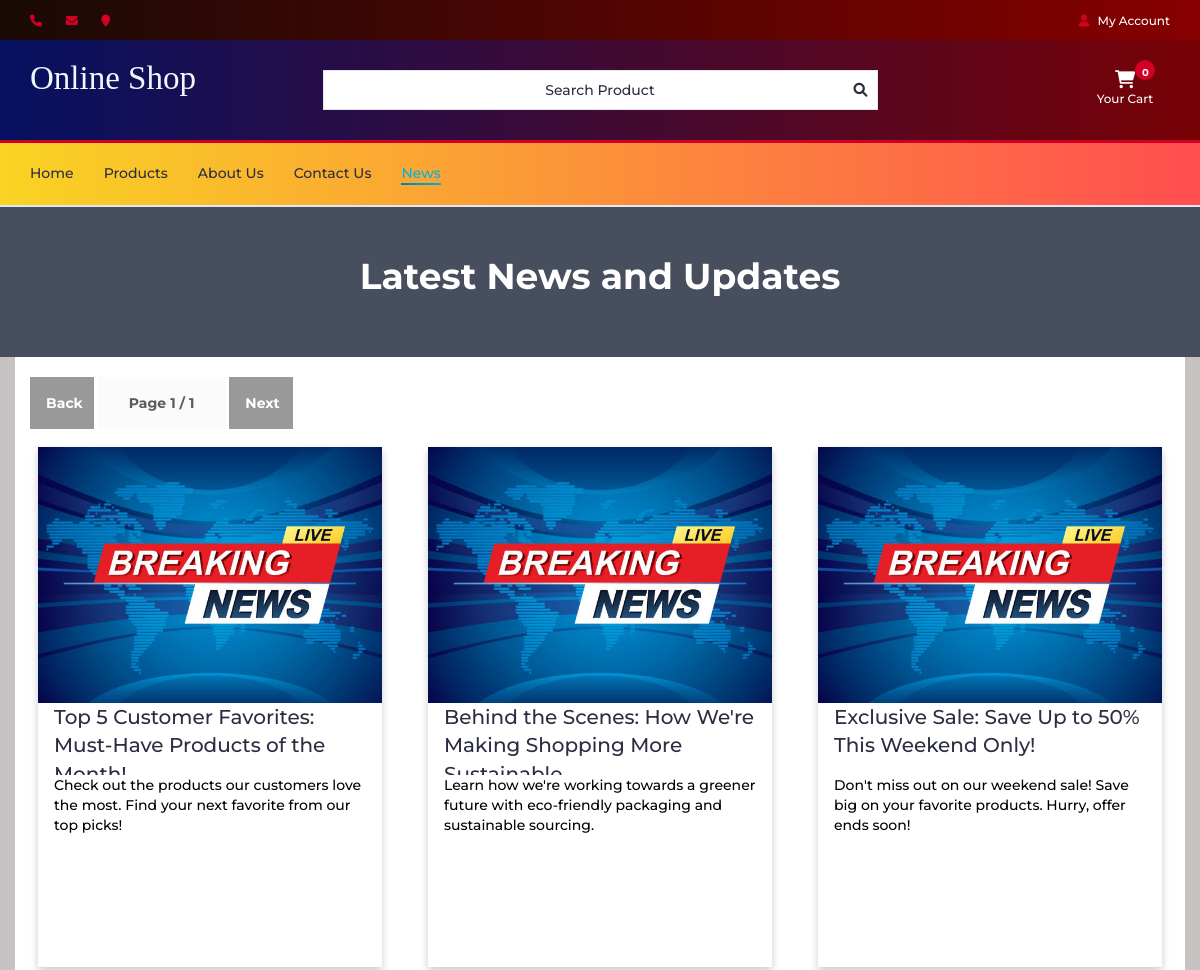
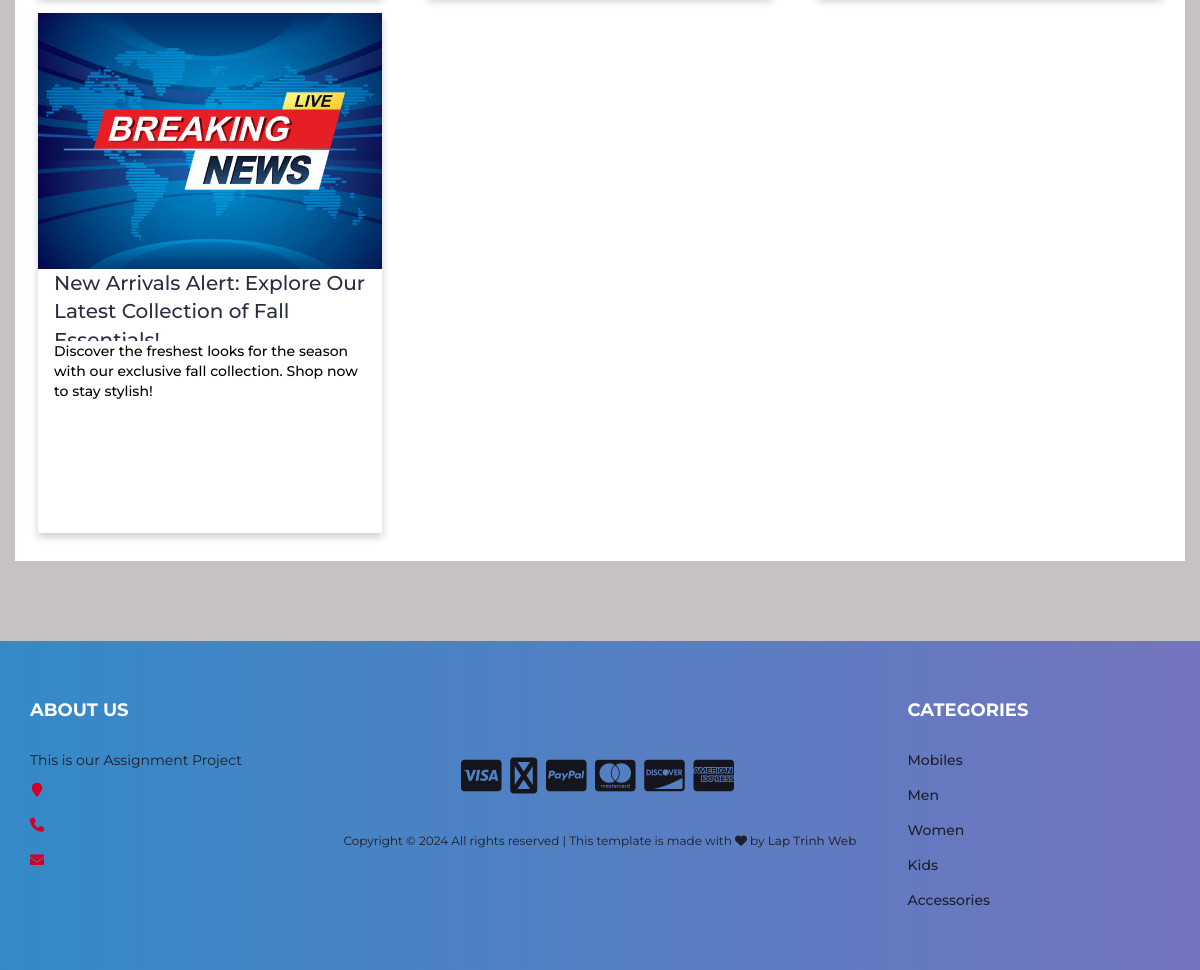
The app's page /news, older data (2 pictures, top to bottom).
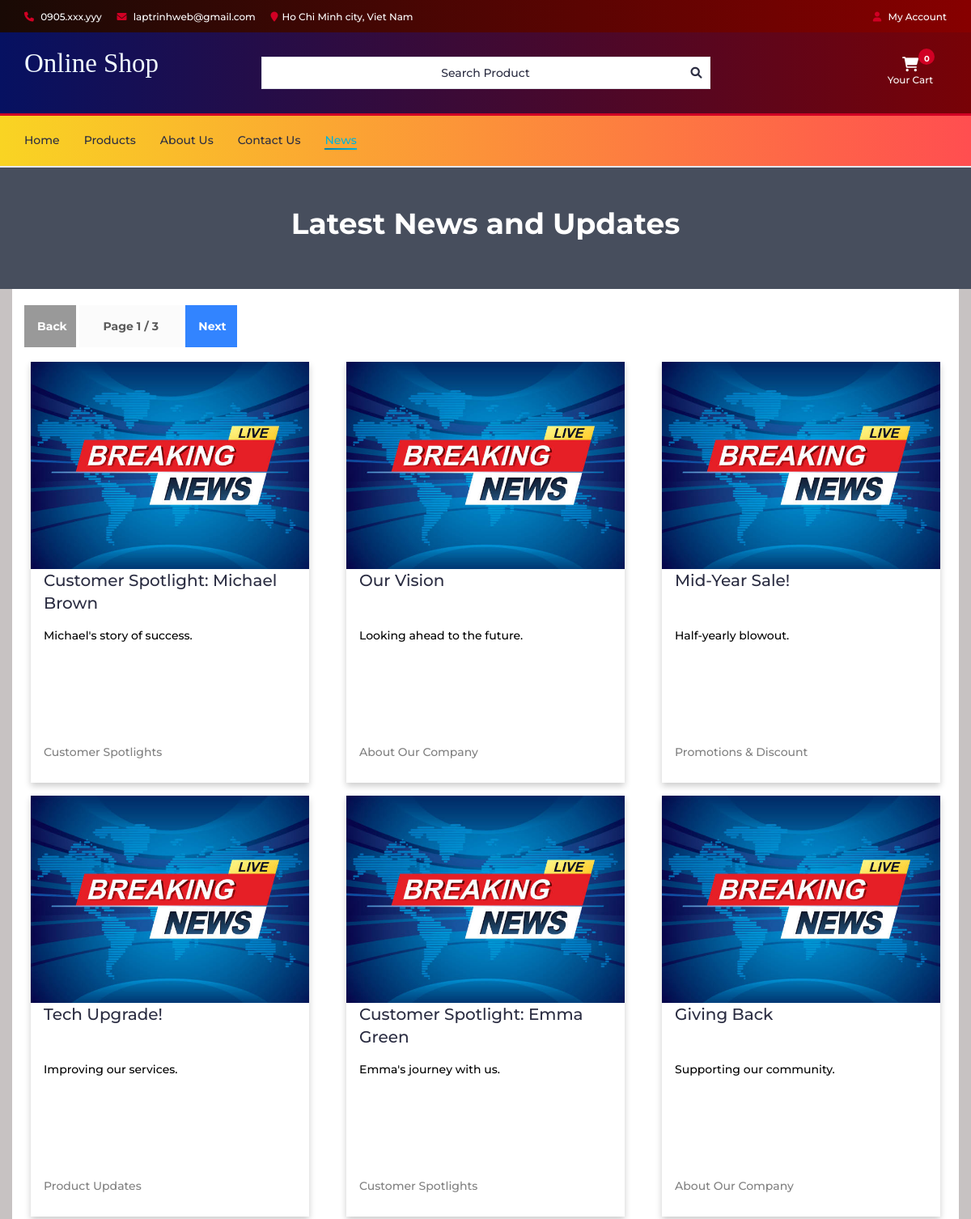
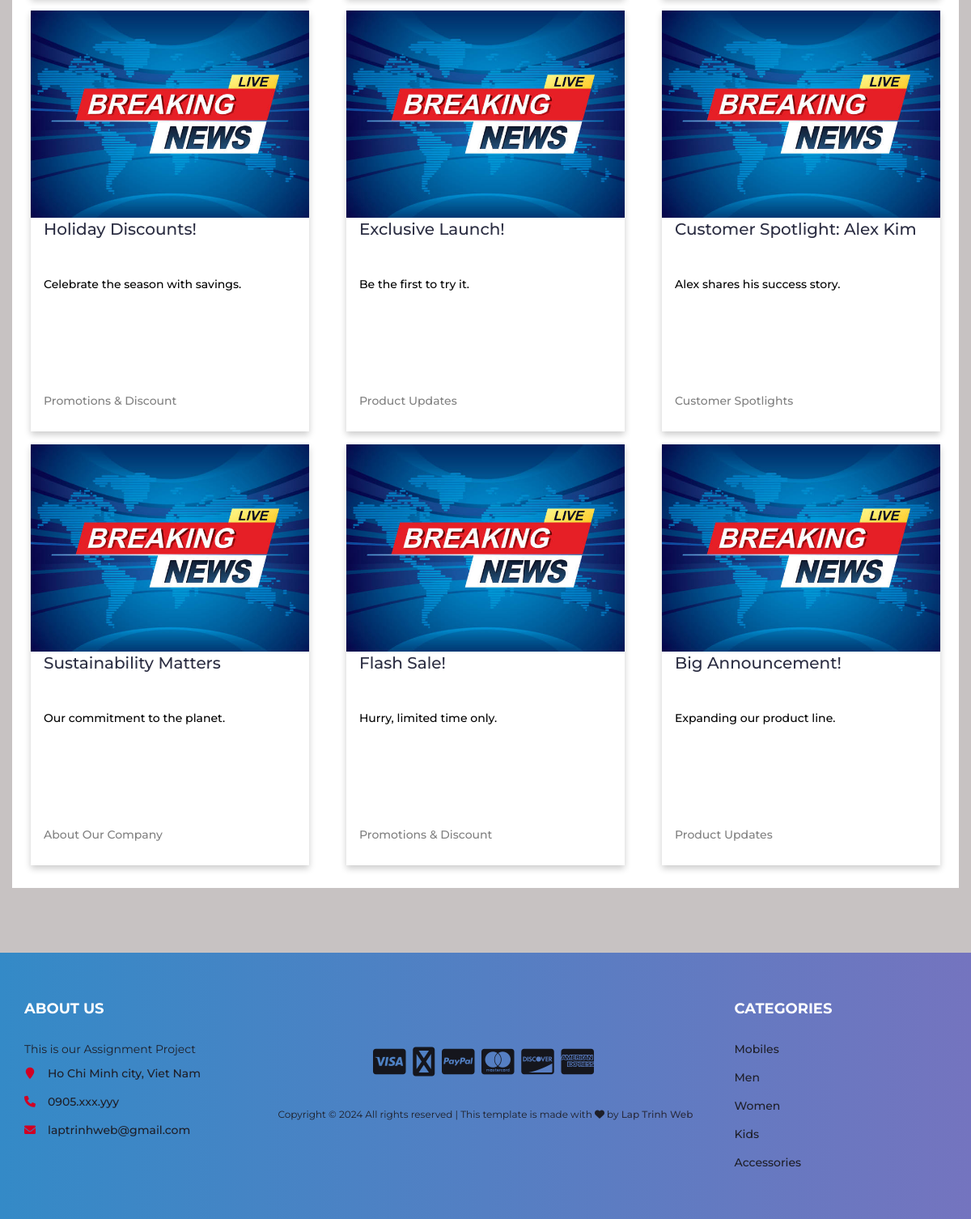
The same page, newer data (2 pictures, top to bottom).
### tables this page shows
CREATE TABLE `news` (
    `id` int(11) NOT NULL,
    `title` varchar(255) DEFAULT NULL,
    `subtitle` varchar(255) DEFAULT NULL,
    `content` varchar(8191) DEFAULT NULL,
    `img` varchar(255) DEFAULT NULL,
    `category` varchar(63) NOT NULL,
    `uploaddate` date NOT NULL
);

CREATE TABLE about_info (
    about_id INT AUTO_INCREMENT primary KEY,
    phone_num TEXT,
    email TEXT,
    location TEXT
);

### controllers/newsController.php (called while the page is built)
<?php
class NewsController {
    private $model;
    public function __construct()
    {
        require_once 'models/NewsModel.php';
        $this->model = new NewsModel();
    }
    public function index($N)
    {
        $npage = ceil($this->model->len() / 12);
        $start = max(0, ($N - 1) * 12);
        $end = min($N * 12, $this->model->len());
        $curpage = ceil($end / 12);
        $news = $this->model->getNewsData($start, $end - $start);
        include 'views/news.php';
    }
}
?>

### index.php (called while the page is built, shortened)
<?php
require_once("routes/index.php");
?>

### models/Model.php (called while the page is built, shortened)
<?php
    class Model {
        public function __construct()
        {
            include ROOT_PATH.'/config/db.php';
            $this->db = $con;
        }
    }
?>

### models/newsModel.php (called while the page is built, shortened)
<?php
require_once('Model.php');
class NewsModel extends Model {
    public function len()
    {
        $stmt = $this->db->prepare("SELECT * FROM `news`");
        $stmt->execute();
        $result = $stmt->get_result();
        return mysqli_num_rows($result);
    }
    public function getNewsData($start, $len)
    {
        $stmt = $this->db->prepare("SELECT * FROM news ORDER BY id desc LIMIT $len OFFSET $start");
        $stmt->execute();
        $result = $stmt->get_result();
        $news_data = $result->fetch_all(MYSQLI_ASSOC);
        return $news_data;
    }
}
?>

### views/news.php (the view, shortened to what the rows shown need)
<?php include ROOT_PATH . "/views/layouts/header.php"; ?>
<link type="text/css" rel="stylesheet" href="public/css/news.css" />
<link type="text/css" rel="stylesheet" href="public/css/aboutUs.css" />
<div class="bigwrapper">
    <div class="about-section">
        <h1 class="about-us-title">Latest News and Updates</h1>
    </div>
    <div class="container about-content">
        <section class="row" id="news-list">
            <?php if (!isset($news) || empty($news)): ?>
                <div class='col-sm-12'>
                    <div class="alert alert-danger m-auto text-center w-100" role="alert">
                        Sorry... Our store currently has no news available
                    </div>
                </div>
            <?php else: ?>
                <div class="col-md-12">
                    <br>
                    <button id="back-btn" onclick="setSessionCookie(<?php echo ($curpage - 1); ?>)"
                        class="btn-back-and-forth">Back</button>
                    <button class="page-num" disabled="true">Page <?php echo $curpage ?> / <?php echo $npage ?></button>
                    <button id="forth-btn" onclick="setSessionCookie(<?php echo ($curpage + 1); ?>)"
                        class="btn-back-and-forth">Next</button>
                    <br>
                </div>
                <?php foreach ($news as $dummy):
                    $news_id = $dummy['id'];
                    $news_title = $dummy['title'];
                    $news_subtitle = $dummy['subtitle'];
                    $news_image = $dummy['img'];
                    $news_category = $dummy['category'];
                    ?>
                    <a href="#" onclick="<?php echo ("showNews($news_id);"); ?>">
                        <div class="col-md-4">
                            <div class="card">
                                <img src="public/img/<?php echo $news_image ?>" alt="News Image"
                                    style="width:100%; height:32vh;">
                                <div class="wrapper">
                                    <div class="news-title">
                                        <p><?php echo $news_title ?></p>
                                    </div>
                                    <div class="news-subtitle">
                                        <p><?php echo $news_subtitle ?></p>
                                    </div>
                                    <div class="news-category">
                                        <p><?php echo $news_category ?></p>
                                    </div>
                                </div>
                            </div>
                        </div>
                    </a>
                <?php endforeach; ?>
            <?php endif; ?>
            <div class="col-md-12">
                <br>
            </div>
        </section>
    </div>
</div>
<?php include ROOT_PATH . "/views/layouts/footer.php"; ?>
</body>
</html>

### views/layouts/header.php (shortened to what the rows shown need)
<!DOCTYPE html>
<html lang="en">
<head>
    <link type="text/css" rel="stylesheet" href="public/css/bootstrap.min.css" />
    <link rel="stylesheet" type="text/css" href="https://cdn.jsdelivr.net/npm/slick-carousel@1.8.1/slick/slick.css" />
    <link type="text/css" rel="stylesheet" href="public/css/nouislider.min.css" />
    <link rel="stylesheet" href="public/css/font-awesome.min.css">
    <link type="text/css" rel="stylesheet" href="public/css/style.css" />
    <link type="text/css" rel="stylesheet" href="public/css/accountbtn.css" />
    <link href="https://cdnjs.cloudflare.com/ajax/libs/font-awesome/6.0.0-beta3/css/all.min.css" rel="stylesheet">
    <link rel="stylesheet" href="https://cdnjs.cloudflare.com/ajax/libs/noUiSlider/15.6.1/nouislider.min.css">
</head>
<body>
    <?php
    $con = new mysqli('localhost', 'root', '', 'onlineshop');
    $stmt = $con->prepare("SELECT * FROM about_info");
    $stmt->execute();
    $result = $stmt->get_result();
    $about = $result->fetch_assoc();
    ?>
    <header>
        <div id="top-header">
            <div class="container">
                <ul class="header-links pull-left">
                    <li><a href="#"><i class="fa fa-phone"></i> <?php echo $about['phone_num'] ?></a></li>
                    <li><a href="#"><i class="fa fa-envelope-o"></i> <?php echo $about['email'] ?></a></li>
                    <li><a href="#"><i class="fa fa-map-marker"></i><?php echo $about['location'] ?></a></li>
                </ul>
                <ul class="header-links pull-right">
                    <li><?php
                    include_once ROOT_PATH . "/config/db.php";
                    if (isset($_COOKIE["uid"]) || isset($_SESSION["uid"])) {
                        if (!isset($_SESSION["uid"])) {
                            $_SESSION["uid"] = $_COOKIE["uid"];
                            $_SESSION["name"] = $_COOKIE["name"];
                        }
                        $sql = "SELECT first_name FROM user_info WHERE user_id='$_SESSION[uid]'";
                        $query = mysqli_query($con, $sql);
                        $row = mysqli_fetch_array($query);
                        echo '
                               <div class="dropdownn">
                                  <a href="#" class="dropdownn" data-toggle="modal" data-target="#myModal" ><i class="fa fa-user-o"></i> HI ' . $row["first_name"] . '</a>
                                  <div class="dropdownn-content">
                                    <a href="/user_info" ><i class="fa fa-user-circle" aria-hidden="true" ></i>My Profile</a>
                                    <a href="/orders" ><i class="fa-solid fa-bag-shopping" aria-hidden="true" ></i>My Orders</a>
                                    <form method="post"  class="inline dropdown">
                                        <input type="hidden" name="logout" value="logout">
                                        <button type="submit" name="submit_param" value="submit_value" class="link-button">
                                            <i class="fa fa-sign-in" aria-hidden="true"></i>Log out
                                         </button>
                                    </form>
                                  </div>
                                </div>';
                    } else {
                        echo '
                                <div class="dropdownn">
                                  <a href="#" class="dropdownn" data-toggle="modal" data-target="#myModal" ><i class="fa fa-user-o"></i> My Account</a>
								  <div class="dropdownn-content">
								  	<a href="admin/login" ><i class="fa fa-user" aria-hidden="true" ></i>Admin</a>
                                   <a href="/login" ><i class="fa fa-sign-in" aria-hidden="true" ></i>Login</a>
                                    <a href="/register" ><i class="fa fa-user-plus" aria-hidden="true"></i>Register</a>
                                  </div>
                                </div>';
                    }
                    ?>
                    </li>
                </ul>
            </div>
        </div>
        <div id="header">
            <div class="container">
                <div class="row">
                    <div class="col-md-3">
                        <div class="header-logo">
                            <a href="/" class="logo">
                                <font style="font-style:normal; font-size: 33px;color: aliceblue;font-family: serif">
                                    Online Shop
                                </font>
                            </a>
                        </div>
                    </div>
                    <div class="col-md-6">
                        <div class="header-search" style="display: flex; position: relative">
                            <a class="input" id="search" href="store"
                                style="cursor:pointer ;display: flex; justify-content: center; align-items: center;"
                                type="text" placeholder="">
                                Search Product
                                <i class="fa fa-magnifying-glass"
                                    style="position: absolute; right: 10px; top: 50%; transform: translateY(-50%)"></i>
                            </a>
                        </div>
                    </div>
                    <div class="col-md-3 clearfix">
                        <div class="header-ctn">
                            <?php include 'cart_popup.php' ?>
                        </div>
                    </div>
                </div>
            </div>
        </div>
    </header>
    <nav id='navigation'>
        <div class="container" id="get_category_home">
            <?php
            $current_page = $_SERVER['REQUEST_URI'];
            echo "
				<div id='responsive-nav'>
					<ul class='main-nav nav navbar-nav'>
						<li class='" . ($current_page == '/' ? 'active' : '') . "'><a href='/'>Home</a></li>
						<li class='" . ($current_page == '/store' ? 'active' : '') . "'><a href='/store '>Products</a></li>
						<li class='" . ($current_page == '/about_us' ? 'active' : '') . "'><a href='/about_us'>About Us</a></li>
						<li class='" . ($current_page == '/contact_us' ? 'active' : '') . "'><a href='/contact_us'>Contact Us</a></li>
						<li class='" . ($current_page == '/news' ? 'active' : '') . "'><a href='/news'>News</a></li>
					</ul>
				</div>
                "
                ?>
        </div>
    </nav>

### views/layouts/footer.php (shortened to what the rows shown need)
<footer id="footer">
    <div class="section">
        <div class="container">
            <div class="row">
                <div class="col-md-3 col-xs-6">
                    <div class="footer">
                        <h3 class="footer-title">About Us</h3>
                        <p>This is our Assignment Project</p>
                        <ul class="footer-links">
                            <li><a href="/about_us"><i class="fa fa-map-marker"></i><?php echo $about['location'] ?></a>
                            </li>
                            <li><a href="/about_us"><i class="fa fa-phone"></i><?php echo $about['phone_num'] ?></a>
                            </li>
                            <li><a href="contact_us"><i class="fa fa-envelope-o"></i><?php echo $about['email'] ?></a>
                            </li>
                        </ul>
                    </div>
                </div>
                <div class="col-md-6 text-center" style="margin-top:80px;">
                    <ul class="footer-payments">
                        <li><a href="#"><i class="fa-brands fa-cc-visa"></i></a></li>
                        <li><a href="#"><i class="fa-brands fa-credit-card"></i></a></li>
                        <li><a href="#"><i class="fa-brands fa-cc-paypal"></i></a></li>
                        <li><a href="#"><i class="fa-brands fa-cc-mastercard"></i></a></li>
                        <li><a href="#"><i class="fa-brands fa-cc-discover"></i></a></li>
                        <li><a href="#"><i class="fa-brands fa-cc-amex"></i></a></li>
                    </ul>
                    <span class="copyright">
                        Copyright &copy;
                        <script>document.write(new Date().getFullYear());</script> All rights reserved | This template
                        is made with <i class="fa fa-heart-o" aria-hidden="true"></i> by <a href="/about_us"
                            target="_blank">Lap
                            Trinh Web</a>
                    </span>
                </div>
                <div class="col-md-3 col-xs-6">
                    <div class="footer">
                        <h3 class="footer-title">Categories</h3>
                        <ul class="footer-links">
                            <li><a href="/store?action=view_category&cid=1">Mobiles</a></li>
                            <li><a href="/store?action=view_category&cid=3">Men</a></li>
                            <li><a href="/store?action=view_category&cid=2">Women</a></li>
                            <li><a href="/store?action=view_category&cid=4">Kids</a></li>
                            <li><a href="/store?action=view_category&cid=6">Accessories</a></li>
                        </ul>
                    </div>
                </div>
            </div>
        </div>
    </div>
</footer>

Row changes from the older to the newer data that the page shows:
no longer on this page (row edited): news: img (picture), title "Top 5 Customer Favorites: Must-Have Products of the…", subtitle "Check out the products our customers love the most. Find your next favorite from our top picks!"
no longer on this page (row edited): news: img (picture), title "Behind the Scenes: How We're Making Shopping More…", subtitle "Learn how we're working towards a greener future with eco-friendly packaging and sustainable sourcing."
no longer on this page (row edited): news: img (picture), title "Exclusive Sale: Save Up to 50% This Weekend Only!", subtitle "Don't miss out on our weekend sale! Save big on your favorite products. Hurry, offer ends soon!"
no longer on this page (row edited): news: img (picture), title "New Arrivals Alert: Explore Our Latest Collection of Fall…", subtitle "Discover the freshest looks for the season with our exclusive fall collection. Shop now to stay stylish!"
added about_info: phone_num "0905.xxx.yyy", email "laptrinhweb@gmail.com", location "Ho Chi Minh city, Viet Nam"
added news: img (picture), title "Customer Spotlight: Michael Brown", subtitle "Michael's story of success.", category "Customer Spotlights"
added news: img (picture), title "Our Vision", subtitle "Looking ahead to the future.", category "About Our Company"
added news: img (picture), title "Mid-Year Sale!", subtitle "Half-yearly blowout.", category "Promotions & Discount"
added news: img (picture), title "Tech Upgrade!", subtitle "Improving our services.", category "Product Updates"
added news: img (picture), title "Customer Spotlight: Emma Green", subtitle "Emma's journey with us.", category "Customer Spotlights"
added news: img (picture), title "Giving Back", subtitle "Supporting our community.", category "About Our Company"
added news: img (picture), title "Holiday Discounts!", subtitle "Celebrate the season with savings.", category "Promotions & Discount"
added news: img (picture), title "Exclusive Launch!", subtitle "Be the first to try it.", category "Product Updates"
added news: img (picture), title "Customer Spotlight: Alex Kim", subtitle "Alex shares his success story.", category "Customer Spotlights"
added news: img (picture), title "Sustainability Matters", subtitle "Our commitment to the planet.", category "About Our Company"
added news: img (picture), title "Flash Sale!", subtitle "Hurry, limited time only.", category "Promotions & Discount"
added news: img (picture), title "Big Announcement!", subtitle "Expanding our product line.", category "Product Updates"
Text that changed along with them:
$npage: "1" → "3"
